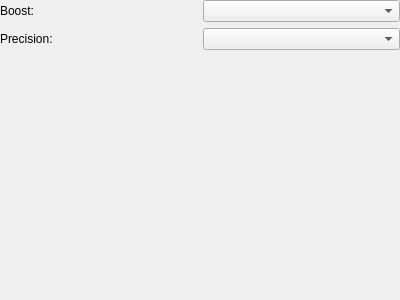
<?xml version="1.0" encoding="UTF-8"?>
<ui version="4.0">
 <class>WorldeditToolOptionsModifyCameraSpeedFlags</class>
 <widget class="QWidget" name="WorldeditToolOptionsModifyCameraSpeedFlags">
  <property name="geometry">
   <rect>
    <x>0</x>
    <y>0</y>
    <width>400</width>
    <height>300</height>
   </rect>
  </property>
  <property name="windowTitle">
   <string>Form</string>
  </property>
  <layout class="QGridLayout" name="gridLayout">
   <property name="leftMargin">
    <number>0</number>
   </property>
   <property name="topMargin">
    <number>0</number>
   </property>
   <property name="rightMargin">
    <number>0</number>
   </property>
   <property name="bottomMargin">
    <number>0</number>
   </property>
   <item row="1" column="1">
    <widget class="QComboBox" name="precisionOp"/>
   </item>
   <item row="1" column="0">
    <widget class="QLabel" name="precisionLabel">
     <property name="text">
      <string>Precision:</string>
     </property>
     <property name="buddy">
      <cstring>precisionOp</cstring>
     </property>
    </widget>
   </item>
   <item row="0" column="0">
    <widget class="QLabel" name="boostLabel">
     <property name="text">
      <string>Boost:</string>
     </property>
     <property name="buddy">
      <cstring>boostOp</cstring>
     </property>
    </widget>
   </item>
   <item row="0" column="1">
    <widget class="QComboBox" name="boostOp"/>
   </item>
   <item row="2" column="0" colspan="2">
    <spacer name="verticalSpacer">
     <property name="orientation">
      <enum>Qt::Vertical</enum>
     </property>
     <property name="sizeHint" stdset="0">
      <size>
       <width>8</width>
       <height>0</height>
      </size>
     </property>
    </spacer>
   </item>
  </layout>
 </widget>
 <resources/>
 <connections/>
</ui>
